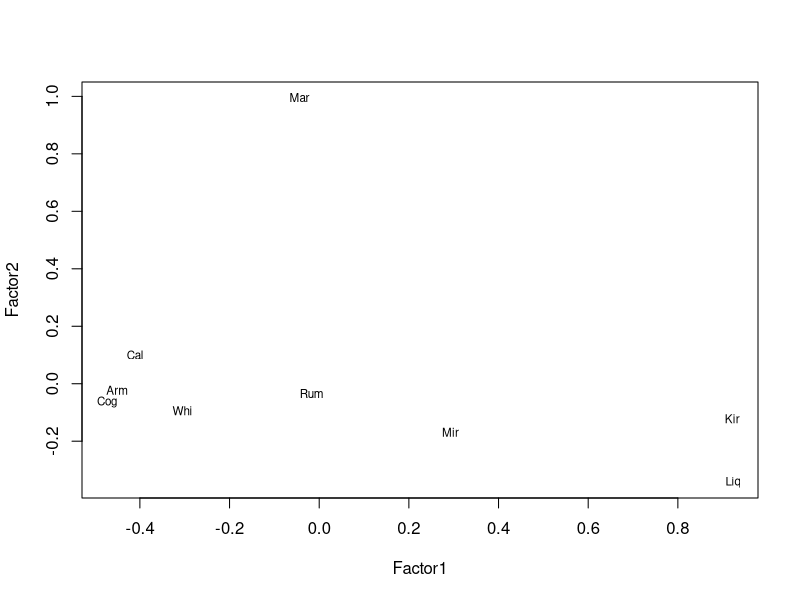

Write R code to recreate this figure.

setwd("C:/Users/Syamala.srinivasan/Google Drive/NorthWestern/LectureMaterials410/RAssignments/Assignments")

##################


cor.values <- c(1.000,0.210,0.370,-0.32,0.000,-0.31,-0.26,0.090,-0.38,
		0.210,1.000,0.090,-0.29,0.120,-0.30,-0.14,0.010,-0.39,
		0.370,0.090,1.000,-0.31,-0.04,-0.30,-0.11,0.120,-0.39,
		-0.32,-0.29,-0.31,1.00,-0.16,0.25,-0.13,-0.14,0.900,
		0.00,0.120,-0.04,-0.16,1.000,-0.20,-0.03,-0.08,-0.38,
		-0.31,-0.30,-0.30,0.25,-0.20,1.000,-0.24,-0.16,0.180,
		-0.26,-0.14,-0.11,-0.13,-0.03,-0.24,1.000,-0.20,0.040,
		0.090,0.010,0.120,-0.14,-0.08,-0.16,-0.20,1.000,-0.24,
		-0.38,-0.39,-0.39,0.900,-0.38,0.180,0.040,-0.24,1.000
		)

# How do we put these correlation values into a correlation matrix?;
help(matrix)
cor.matrix <- matrix(cor.values,nrow=9,ncol=9,byrow=TRUE)

# Check that object is a matrix object;
is.matrix(cor.matrix)
# Check that matrix is symmetric;
# This check helps check for typos;
isSymmetric(cor.matrix)
cor.matrix
cordf <- data.frame(cor.matrix)
names(cordf)

library(data.table)
nms <- c("Arm","Cal","Cog","Kir","Mar","Mir","Rum","Whi","Liq")
setnames(cordf, nms)
rownames(cordf) <- nms
cordf

f.1 <- factanal(covmat=cor.matrix, n.obs=1442, factors=3, rotation='varimax');
print(f.1)
names(f.1)
f.1$loadings # lamda values, corr of facors vs variables
lnm <- cbind(f.1$loadings,nms)
lnm
communality <- 1- f.1$uniquenesses
communality
commonvariance <- sum(communality) #total common variance
commonvariance
commonvarPer <- commonvariance/9 # common variance as a % of total var
commonvarPer

loadings_var1 = f.1$loadings[1,]
communality_var1 = sum(loadings_var1^2); communality_var1 # common var of var1

loadings_fac1 = f.1$loadings[,1]
eigenv_fac1 = sum(loadings_fac1^2); eigenv_fac1 # var of fac1

loadings_fac2 = f.1$loadings[,2]
eigenv_fac2 = sum(loadings_fac2^2); eigenv_fac2 #var of fac2

loadings_fac3 = f.1$loadings[,3]
eigenv_fac3 = sum(loadings_fac3^2); eigenv_fac3 #var of fac3

eigenv_fac1+eigenv_fac2+eigenv_fac3

load = f.1$loadings[,1:2]
plot(load, type="n") # set up plot 
text(load,labels=names(cordf),cex=.7) # add variable names

lamda.f1 <- f.1$loadings;
dim(lamda.f1)
approx.f1 <- lamda.f1%*%t(lamda.f1) + diag(f.1$uniqueness); #factor analysis model
dim(approx.f1)
mae.f1 <- mean(abs(approx.f1-cor.matrix)) #estimated vs actual correlations
mae.f1

#################################################################

g.1 <- factanal(covmat=cor.matrix, n.obs=1442, factors=3, rotation='promax');
names(g.1)
g.1$loadings

lamda.g1 <- g.1$loadings;
approx.g1 <- lamda.g1%*%t(lamda.g1) + diag(g.1$uniqueness);
mae.g1 <- mean(abs(approx.g1-cor.matrix))
mae.g1
